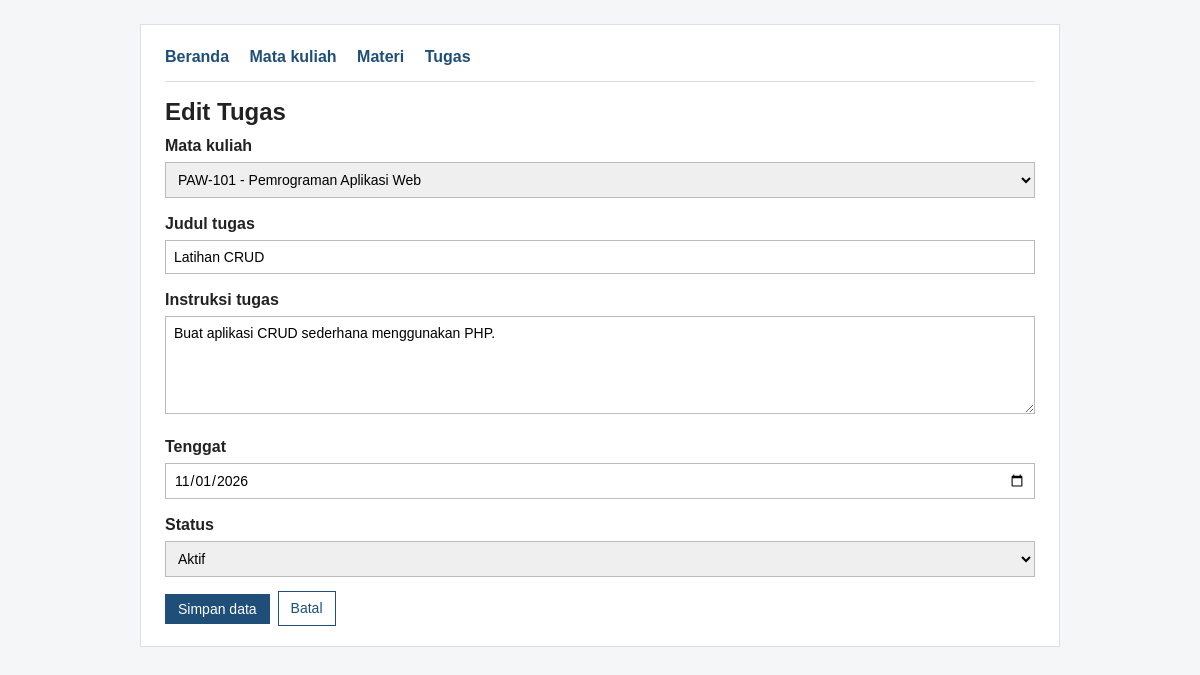
The page /edit_tugas.php?id=1 on the database its author committed.
### tables this page shows
CREATE TABLE tugas (
    id INT UNSIGNED AUTO_INCREMENT PRIMARY KEY,
    mata_kuliah_id INT UNSIGNED NOT NULL,
    judul VARCHAR(150) NOT NULL,
    instruksi TEXT NOT NULL,
    tenggat DATE NOT NULL,
    status VARCHAR(20) NOT NULL,
    FOREIGN KEY (mata_kuliah_id)
        REFERENCES mata_kuliah(id)
        ON DELETE RESTRICT
);

CREATE TABLE mata_kuliah (
    id INT UNSIGNED AUTO_INCREMENT PRIMARY KEY,
    kode VARCHAR(20) NOT NULL UNIQUE,
    nama VARCHAR(100) NOT NULL,
    dosen VARCHAR(100) NOT NULL,
    semester TINYINT UNSIGNED NOT NULL
);

### edit_tugas.php (the view, shortened to what this page needs)
<?php
require 'koneksi.php';
function e($s) { return htmlspecialchars((string) $s, ENT_QUOTES, 'UTF-8'); }
$id = filter_var($_GET['id'] ?? '', FILTER_VALIDATE_INT, ['options' => ['min_range' => 1]]);
$stmt = $conn->prepare(
    'SELECT id, mata_kuliah_id, judul, instruksi, tenggat, status FROM tugas WHERE id = ?'
);
$stmt->bind_param('i', $id);
$stmt->execute();
$lama = $stmt->get_result()->fetch_assoc();
$mata_kuliah_id = (string) $lama['mata_kuliah_id'];
$judul = $lama['judul'];
$instruksi = $lama['instruksi'];
$tenggat = $lama['tenggat'];
$status = $lama['status'];
$mkList = $conn->query('SELECT id, kode, nama FROM mata_kuliah ORDER BY nama')->fetch_all(MYSQLI_ASSOC);
?>
<!DOCTYPE html>
<html lang="id">
<head>
    <link rel="stylesheet" href="style.css">
</head>
<body>
<div class="container">
    <nav>
        <a href="index.php">Beranda</a>
        <a href="daftar_mata_kuliah.php">Mata kuliah</a>
        <a href="daftar_materi.php">Materi</a>
        <a href="daftar_tugas.php">Tugas</a>
    </nav>
    <hr>
    <h1>Edit Tugas</h1>
    <form method="POST" action="edit_tugas.php?id=<?= (int) $id ?>" class="form" novalidate>
        <p>
            <label for="mata_kuliah_id">Mata kuliah</label><br>
            <select id="mata_kuliah_id" name="mata_kuliah_id">
                <?php foreach ($mkList as $m): ?>
                    <option value="<?= (int) $m['id'] ?>" <?= $mata_kuliah_id === (string) $m['id'] ? 'selected' : '' ?>>
                        <?= e($m['kode']) ?> - <?= e($m['nama']) ?>
                    </option>
                <?php endforeach; ?>
            </select>
        </p>
        <p>
            <label for="judul">Judul tugas</label><br>
            <input type="text" id="judul" name="judul" maxlength="150" value="<?= e($judul) ?>">
        </p>
        <p>
            <label for="instruksi">Instruksi tugas</label><br>
            <textarea id="instruksi" name="instruksi" rows="5"><?= e($instruksi) ?></textarea>
        </p>
        <p>
            <label for="tenggat">Tenggat</label><br>
            <input type="date" id="tenggat" name="tenggat" value="<?= e($tenggat) ?>">
        </p>
        <p>
            <label for="status">Status</label><br>
            <select id="status" name="status">
                <?php foreach (['Draf', 'Aktif', 'Selesai'] as $st): ?>
                    <option value="<?= e($st) ?>" <?= $status === $st ? 'selected' : '' ?>><?= e($st) ?></option>
                <?php endforeach; ?>
            </select>
        </p>
        <div class="aksi">
            <button type="submit" class="btn btn-primary">Simpan data</button>
            <a class="btn" href="daftar_tugas.php">Batal</a>
        </div>
    </form>
</div>
</body>
</html>

### style.css (style rules this page uses)
* { box-sizing: border-box; }
body { font-family: Arial, Helvetica, sans-serif; color: #222; background: #f4f6f8; margin: 0; line-height: 1.5; }
.container { max-width: 920px; margin: 24px auto; padding: 20px 24px; background: #fff; border: 1px solid #dde; }
nav a { margin-right: 16px; color: #1f4e79; font-weight: bold; text-decoration: none; }
h1 { margin: 8px 0 4px; font-size: 24px; }
hr { border: 0; border-top: 1px solid #ddd; margin: 12px 0; }
.btn { display: inline-block; padding: 6px 12px; border: 1px solid #1f4e79; background: #fff; color: #1f4e79; text-decoration: none; font-size: 14px; font-family: inherit; cursor: pointer; }
.btn-primary { background: #1f4e79; color: #fff; }
.form p { margin: 0 0 14px; }
.form label { font-weight: bold; }
input[type="text"], input[type="number"], input[type="date"], select, textarea { width: 100%; padding: 8px; border: 1px solid #bbb; font-family: inherit; font-size: 14px; }
.form input, .form select, .form textarea { margin-top: 4px; }
.aksi { display: flex; gap: 8px; align-items: center; }

### rows shown on the page
tugas: mata_kuliah_id "PAW-101 - Pemrograman Aplikasi Web", judul "Latihan CRUD", instruksi "Buat aplikasi CRUD sederhana menggunakan PHP.", tenggat "11/01/2026"

### other values the page prints
form field status "Aktif"
